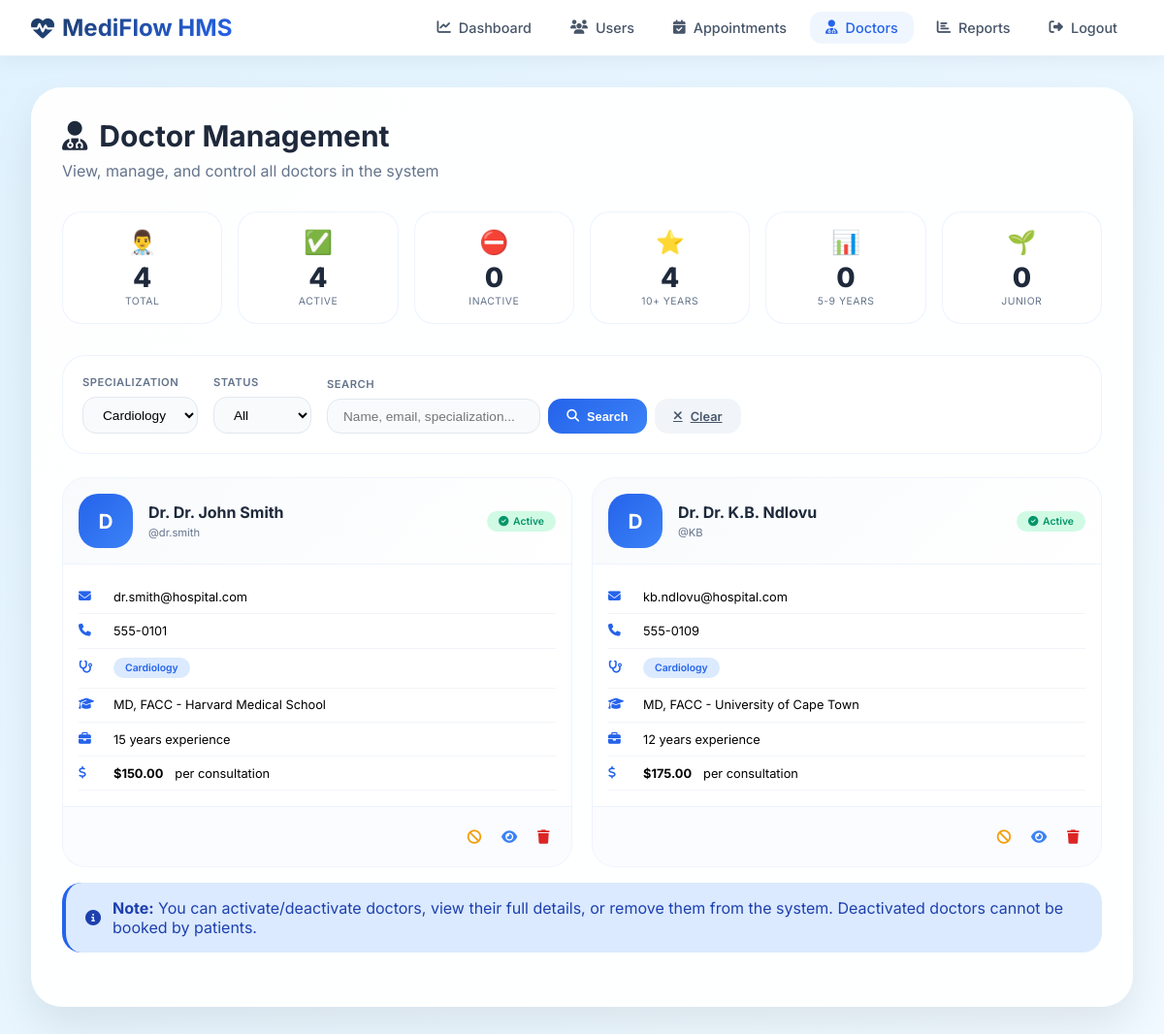
The app's page /admin/manage-doctors.php?specialization=Cardiology (signed in) with its own data.
### tables this page shows
CREATE TABLE doctors (
    id INT PRIMARY KEY AUTO_INCREMENT,
    user_id INT UNIQUE,
    specialization VARCHAR(100),
    qualification VARCHAR(200),
    experience_years INT,
    consultation_fee DECIMAL(10, 2),
    available_days VARCHAR(100),
    available_time_start TIME,
    available_time_end TIME,
    FOREIGN KEY (user_id) REFERENCES users(id) ON DELETE CASCADE
);

CREATE TABLE users (
    id INT PRIMARY KEY AUTO_INCREMENT,
    username VARCHAR(50) UNIQUE NOT NULL,
    email VARCHAR(100) UNIQUE NOT NULL,
    password VARCHAR(255) NOT NULL,
    full_name VARCHAR(100) NOT NULL,
    phone VARCHAR(20),
    address TEXT,
    role ENUM('patient', 'doctor', 'admin') DEFAULT 'patient',
    is_active BOOLEAN DEFAULT TRUE,
    created_at TIMESTAMP DEFAULT CURRENT_TIMESTAMP,
    last_login TIMESTAMP NULL,
    reset_token VARCHAR(255) NULL,
    reset_token_expiry DATETIME NULL,
    email_verified BOOLEAN DEFAULT FALSE
);

### admin/manage-doctors.php (the view, shortened to what this page needs)
<?php
$database = new Database();
$db = $database->getConnection();
$specialization_filter = $_GET['specialization'] ?? 'all';
$status_filter = $_GET['status'] ?? 'all';
$search = $_GET['search'] ?? '';
$page = isset($_GET['page']) ? (int)$_GET['page'] : 1;
$limit = 12;
$offset = ($page - 1) * $limit;
$query = "SELECT u.*, d.*
          FROM users u
          JOIN doctors d ON u.id = d.user_id
          WHERE u.role = 'doctor'";
$params = [];
if ($specialization_filter !== 'all') {
    $query .= " AND d.specialization = :specialization";
    $params[':specialization'] = $specialization_filter;
}
$query .= " ORDER BY u.full_name ASC LIMIT :limit OFFSET :offset";
$params[':limit'] = $limit;
$params[':offset'] = $offset;
$stmt = $db->prepare($query);
foreach ($params as $key => $value) {
    if ($key == ':limit' || $key == ':offset') {
        $stmt->bindValue($key, $value, PDO::PARAM_INT);
    } else {
        $stmt->bindValue($key, $value);
    }
}
$stmt->execute();
$doctors = $stmt->fetchAll(PDO::FETCH_ASSOC);
$specializationsQuery = "SELECT DISTINCT specialization FROM doctors ORDER BY specialization";
$specializationsStmt = $db->query($specializationsQuery);
$specializations = $specializationsStmt->fetchAll(PDO::FETCH_ASSOC);
$stats_query = "SELECT
    COUNT(DISTINCT d.id) as total,
    COUNT(DISTINCT CASE WHEN u.is_active = 1 THEN d.id END) as active,
    COUNT(DISTINCT CASE WHEN u.is_active = 0 THEN d.id END) as inactive,
    COUNT(DISTINCT CASE WHEN d.experience_years >= 10 THEN d.id END) as experienced,
    COUNT(DISTINCT CASE WHEN d.experience_years >= 5 AND d.experience_years < 10 THEN d.id END) as mid_level,
    COUNT(DISTINCT CASE WHEN d.experience_years < 5 THEN d.id END) as junior
    FROM doctors d
    JOIN users u ON d.user_id = u.id
    WHERE u.role = 'doctor'";
$stats_stmt = $db->query($stats_query);
$stats = $stats_stmt->fetch(PDO::FETCH_ASSOC);
?>
<!DOCTYPE html>
<html lang="en">
<head>
    <link rel="stylesheet" href="https://cdnjs.cloudflare.com/ajax/libs/font-awesome/6.4.0/css/all.min.css">
</head>
<body>
    <nav class="navbar">
        <div class="navbar-container">
            <a href="dashboard.php" class="logo"><i class="fas fa-heartbeat"></i><span>MediFlow HMS</span></a>
            <ul class="nav-menu">
                <li><a href="dashboard.php" class="nav-link"><i class="fas fa-chart-line"></i> Dashboard</a></li>
                <li><a href="manage-users.php" class="nav-link"><i class="fas fa-users"></i> Users</a></li>
                <li><a href="manage-appointments.php" class="nav-link"><i class="fas fa-calendar-check"></i> Appointments</a></li>
                <li><a href="manage-doctors.php" class="nav-link active"><i class="fas fa-user-md"></i> Doctors</a></li>
                <li><a href="reports.php" class="nav-link"><i class="fas fa-chart-bar"></i> Reports</a></li>
                <li><a href="../logout.php" class="nav-link"><i class="fas fa-sign-out-alt"></i> Logout</a></li>
            </ul>
        </div>
    </nav>
    <div class="container">
        <div class="glass-card fade-in">
            <div class="page-header">
                <h1><i class="fas fa-user-md"></i> Doctor Management</h1>
                <p>View, manage, and control all doctors in the system</p>
            </div>
            <div class="stats-grid">
                <div class="stat-card"><div class="stat-icon">👨‍⚕️</div><div class="stat-number"><?php echo $stats['total']; ?></div><div class="stat-label">Total</div></div>
                <div class="stat-card"><div class="stat-icon">✅</div><div class="stat-number"><?php echo $stats['active']; ?></div><div class="stat-label">Active</div></div>
                <div class="stat-card"><div class="stat-icon">⛔</div><div class="stat-number"><?php echo $stats['inactive']; ?></div><div class="stat-label">Inactive</div></div>
                <div class="stat-card"><div class="stat-icon">⭐</div><div class="stat-number"><?php echo $stats['experienced']; ?></div><div class="stat-label">10+ Years</div></div>
                <div class="stat-card"><div class="stat-icon">📊</div><div class="stat-number"><?php echo $stats['mid_level']; ?></div><div class="stat-label">5-9 Years</div></div>
                <div class="stat-card"><div class="stat-icon">🌱</div><div class="stat-number"><?php echo $stats['junior']; ?></div><div class="stat-label">Junior</div></div>
            </div>
            <div class="filters-bar">
                <form method="GET" action="" class="filters">
                    <div class="filter-group"><label>Specialization</label><select name="specialization" class="filter-select" onchange="this.form.submit()">
                        <?php foreach ($specializations as $spec): ?>
                            <option value="<?php echo htmlspecialchars($spec['specialization']); ?>" <?php echo $specialization_filter == $spec['specialization'] ? 'selected' : ''; ?>><?php echo htmlspecialchars($spec['specialization']); ?></option>
                        <?php endforeach; ?>
                    </select></div>
                    <div class="filter-group"><label>Status</label><select name="status" class="filter-select" onchange="this.form.submit()">
                        <option value="all" <?php echo $status_filter == 'all' ? 'selected' : ''; ?>>All</option>
                    </select></div>
                    <div class="filter-group" style="flex:1"><label>Search</label><div style="display:flex; gap:0.5rem;">
                        <input type="text" name="search" class="search-input" placeholder="Name, email, specialization..." value="<?php echo htmlspecialchars($search); ?>">
                        <button type="submit" class="btn btn-primary"><i class="fas fa-search"></i> Search</button>
                        <?php if ($search || $specialization_filter != 'all' || $status_filter != 'all'): ?>
                            <a href="manage-doctors.php" class="btn btn-secondary"><i class="fas fa-times"></i> Clear</a>
                        <?php endif; ?>
                    </div></div>
                </form>
            </div>
            <?php if (count($doctors) > 0): ?>
                <div class="doctors-grid">
                    <?php foreach ($doctors as $doctor): ?>
                        <div class="doctor-card">
                            <div class="card-header">
                                <div class="doctor-avatar"><?php echo strtoupper(substr($doctor['full_name'], 0, 1)); ?></div>
                                <div class="doctor-info">
                                    <h3>Dr. <?php echo htmlspecialchars($doctor['full_name']); ?></h3>
                                    <p>@<?php echo htmlspecialchars($doctor['username']); ?></p>
                                </div>
                                <span class="badge badge-<?php echo $doctor['is_active'] ? 'active' : 'inactive'; ?>" style="margin-left: auto;">
                                    <i class="fas <?php echo $doctor['is_active'] ? 'fa-check-circle' : 'fa-times-circle'; ?>"></i> <?php echo $doctor['is_active'] ? 'Active' : 'Inactive'; ?>
                                </span>
                            </div>
                            <div class="card-body">
                                <div class="info-row"><i class="fas fa-envelope"></i> <?php echo htmlspecialchars($doctor['email']); ?></div>
                                <div class="info-row"><i class="fas fa-phone"></i> <?php echo htmlspecialchars($doctor['phone'] ?? 'N/A'); ?></div>
                                <div class="info-row"><i class="fas fa-stethoscope"></i> <span class="badge badge-specialization"><?php echo htmlspecialchars($doctor['specialization']); ?></span></div>
                                <div class="info-row"><i class="fas fa-graduation-cap"></i> <?php echo htmlspecialchars(substr($doctor['qualification'], 0, 40)) . (strlen($doctor['qualification'] ?? '') > 40 ? '...' : ''); ?></div>
                                <div class="info-row"><i class="fas fa-briefcase"></i> <?php echo $doctor['experience_years']; ?> years experience</div>
                                <div class="info-row"><i class="fas fa-dollar-sign"></i> <strong>$<?php echo number_format($doctor['consultation_fee'], 2); ?></strong> per consultation</div>
                            </div>
                            <div class="card-footer">
                                <form method="POST" style="display:inline;">
                                    <button type="submit" name="toggle_status" class="icon-btn" style="color: <?php echo $doctor['is_active'] ? '#f59e0b' : '#10b981'; ?>" title="<?php echo $doctor['is_active'] ? 'Deactivate' : 'Activate'; ?>">
                                        <i class="fas <?php echo $doctor['is_active'] ? 'fa-ban' : 'fa-check-circle'; ?>"></i>
                                    </button>
                                </form>
                                <button class="icon-btn" style="color: #3b82f6;" title="View Details" onclick='viewDoctor(<?php echo json_encode($doctor); ?>)'>
                                    <i class="fas fa-eye"></i>
                                </button>
                                <form method="POST" style="display:inline;" onsubmit="return confirm('⚠️ PERMANENT ACTION!\n\nDelete Dr. <?php echo addslashes($doctor['full_name']); ?>?\nAll associated data will be lost!')">
                                    <button type="submit" name="delete_doctor" class="icon-btn" style="color: #dc2626;" title="Delete Doctor"><i class="fas fa-trash"></i></button>
                                </form>
                            </div>
                        </div>
                    <?php endforeach; ?>
                </div>
            <?php else: ?>
                <div class="empty-state"><i class="fas fa-user-md-slash" style="font-size: 3rem; color: #cbd5e1;"></i><h3 style="margin-top: 1rem;">No Doctors Found</h3><p>No doctors match your search criteria.</p></div>
            <?php endif; ?>
            <div class="alert alert-info" style="margin-top: 1rem;">
                <i class="fas fa-info-circle"></i>
                <span><strong>Note:</strong> You can activate/deactivate doctors, view their full details, or remove them from the system. Deactivated doctors cannot be booked by patients.</span>
            </div>
        </div>
    </div>
</body>
</html>

### records on screen
doctors: user.full_name "D", user.full_name "Dr. John Smith", user.username "dr.smith", user.email "dr.smith@hospital.com", user.phone "555-0101", specialization "Cardiology", qualification "MD, FACC - Harvard Medical School", experience_years "15", consultation_fee "150.00"
doctors: user.full_name "D", user.full_name "Dr. K.B. Ndlovu", user.username "KB", user.email "kb.ndlovu@hospital.com", user.phone "555-0109", specialization "Cardiology", qualification "MD, FACC - University of Cape Town", experience_years "12", consultation_fee "175.00"

### other values on screen
$stats['total'] "4"
$stats['active'] "4"
$stats['inactive'] "0"
$stats['experienced'] "4"
$stats['mid_level'] "0"
$stats['junior'] "0"
form field specialization "Cardiology"
